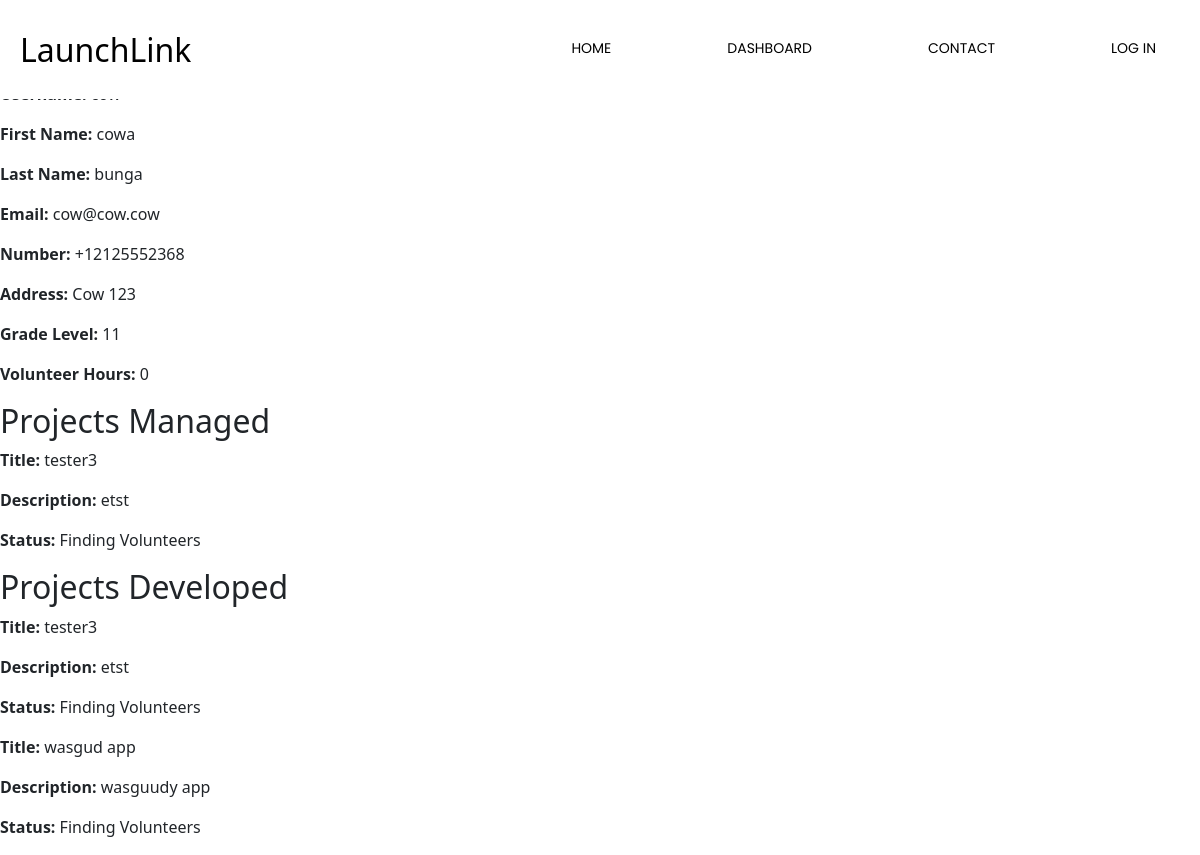
Screenshot of /accounts/volunteers/2 with the database file from the repository.
### accounts/models.py (models this page shows, shortened)
class Volunteer(models.Model):
    user = models.OneToOneField(User, on_delete=models.CASCADE, related_name='volunteer')
    grade_level = models.IntegerField()
    volunteer_hours = models.IntegerField(default = 0)

class User(AbstractUser):
    first_name = models.CharField(max_length=150)
    last_name = models.CharField(max_length=150)
    username = models.CharField(max_length=150, unique=True)
    email = models.EmailField(max_length=254)
    number = PhoneNumberField(blank=True)
    img = models.ImageField(upload_to='avatars', blank=True, default='accounts/blank_profile.png')
    address = models.CharField(max_length=150)
    is_volunteer = models.BooleanField(default=False)
    is_client = models.BooleanField(default=False)

### projects/models.py (models this page shows, shortened)
class Project(models.Model):
    FINDING_VOLUNTEERS = '1'
    WORKING = '2'
    FINAL_TOUCHES = '3'
    COMPLETED = '4'
    project_status = (
        (FINDING_VOLUNTEERS, 'Finding Volunteers'),
        (WORKING, 'Working'),
        (FINAL_TOUCHES, 'Final Touches'),
        (COMPLETED, 'Completed'),
    )
    project_request = models.ForeignKey(ProjectRequest, on_delete=models.CASCADE, null=True, related_name='project')
    status = models.CharField(max_length=100, choices=project_status, default=FINDING_VOLUNTEERS)
    managers = models.ManyToManyField('accounts.Volunteer', related_name='projects_managed')
    developers = models.ManyToManyField('accounts.Volunteer', related_name='projects_developed')
    created = models.DateTimeField(auto_now_add=True)
    updated = models.DateTimeField(auto_now=True)
    product_link = models.URLField(null=True, blank=True)
    github_link = models.URLField(null=True, blank=True)
    slug = models.SlugField()

class ProjectRequest(models.Model):
    PENDING = "1"
    VERIFIED = "2"
    REJECTED = "3"
    request_status = (
        (PENDING, 'Pending'),
        (VERIFIED, 'Verified'),
        (REJECTED, 'Rejected'),
    )
    title = models.CharField(max_length=100)
    description = models.TextField()
    created = models.DateTimeField(auto_now_add=True)
    updated = models.DateTimeField(auto_now=True)
    is_business = models.BooleanField(default=False)
    business = models.ForeignKey('accounts.Business', on_delete=models.CASCADE, null=True, related_name='requests', default=None, blank=True)
    client = models.ForeignKey('accounts.Client', on_delete=models.CASCADE, null=True, related_name='requests')
    slug = models.SlugField()
    status = models.CharField(max_length=100, choices=request_status, default=PENDING)

### accounts/views.py (the view)
# urls.py: path("volunteers/<int:volunteer_id>", views.volunteer_profile, name="volunteer-profile"),
def volunteer_profile(request, volunteer_id):
    if Volunteer.objects.filter(id=volunteer_id).exists():
        volunteer = Volunteer.objects.get(id=volunteer_id)
        context = {
            'volunteer' : volunteer,
        }
        return render(request, 'accounts/volunteer_profile.html', context)
    else:
        return redirect('about:home')

### accounts/templates/accounts/volunteer_profile.html (shortened to what this page needs)
{% extends 'about/layout.html' %}
{% load static %}
{% block body %}
  <div>
  </div>
  <h1>Volunteer Details</h1>
  <p><strong>Username:</strong> {{ volunteer.user.username }}</p>
  <p><strong>First Name:</strong> {{ volunteer.user.first_name }}</p>
  <p><strong>Last Name:</strong> {{ volunteer.user.last_name }}</p>
  <p><strong>Email:</strong> {{ volunteer.user.email }}</p>
  <p><strong>Number:</strong> {{ volunteer.user.number }}</p>
  <p><strong>Address:</strong> {{ volunteer.user.address }}</p>
  <p><strong>Grade Level:</strong> {{ volunteer.grade_level }}</p>
  <p><strong>Volunteer Hours:</strong> {{ volunteer.volunteer_hours }}</p>
  <h2>Projects Managed</h2>
  {% for project in volunteer.projects_managed.all %}
    <p><strong>Title:</strong> {{ project.project_request.title }}</p>
    <p><strong>Description:</strong> {{ project.project_request.description }}</p>
    <p><strong>Status:</strong> {{ project.get_status_display }}</p>
  {% endfor %}
  <h2>Projects Developed</h2>
  {% for project in volunteer.projects_developed.all %}
    <p><strong>Title:</strong> {{ project.project_request.title }}</p>
    <p><strong>Description:</strong> {{ project.project_request.description }}</p>
    <p><strong>Status:</strong> {{ project.get_status_display }}</p>
  {% endfor %}
{% endblock body %}

### about/static/about/css/style.css (style rules this page uses)
body { font-family: "Poppins", sans-serif; }

### rows the page displays
Volunteer: user.first_name "cowa", user.last_name "bunga", user.email "cow@cow.cow", user.number "+12125552368", user.address "Cow 123", grade_level "11", volunteer_hours "0"
Project: project_request "tester3", project_request.description "etst", status "Finding Volunteers"
Project: project_request "wasgud app", project_request.description "wasguudy app", status "Finding Volunteers"
